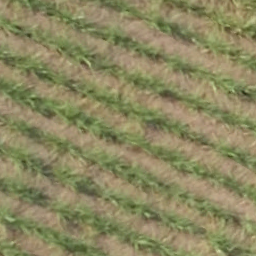
#> input picture outros/testImgEqual_png/A_0001a.png, 256 x 256 px
$ python other_basic_operations.py testImgEqual_png/A_0001a.png
#> lines starting #> are read from the running program, lines starting #| are printed output that depends on the picture
#> in main, imgOriginal is the input picture: shape (256, 256, 3); mean B, G, R 96, 135.4, 139.2
import numpy as np
import cv2
from matplotlib import pyplot as plt

import sys

if len(sys.argv) < 2:
    print("Error: need file name")
    raise Exception("Error: need file name")
else:
    img_name = sys.argv[1]

def showImage(img):
    plt.imshow(cv2.cvtColor(img, cv2.COLOR_BGR2RGB))
    plt.show()

def showMultipleImageGrid(imgsArray, titlesArray, x, y):
    if(x < 1 or y < 1):
        print("ERRO: X e Y não podem ser zero ou abaixo de zero!")
        return
    elif(x == 1 and y == 1):
        showImageGrid(imgsArray, titlesArray)
    elif(x == 1):
        fig, axis = plt.subplots(y)
        fig.suptitle(titlesArray)
        yId = 0
        for img in imgsArray:
            imgMPLIB = cv2.cvtColor(img, cv2.COLOR_BGR2RGB)
            axis[yId].imshow(imgMPLIB)

            yId += 1
    elif(y == 1):
        fig, axis = plt.subplots(1, x)
        fig.suptitle(titlesArray)
        xId = 0
        for img in imgsArray:
            imgMPLIB = cv2.cvtColor(img, cv2.COLOR_BGR2RGB)
            axis[xId].imshow(imgMPLIB)

            xId += 1
    else:
        fig, axis = plt.subplots(y, x)
        xId, yId, titleId = 0, 0, 0
        for img in imgsArray:
            imgMPLIB = cv2.cvtColor(img, cv2.COLOR_BGR2RGB)
            axis[yId, xId].set_title(titlesArray[titleId])
            axis[yId, xId].imshow(imgMPLIB)
            if(len(titlesArray[titleId]) == 0):
                axis[yId, xId].axis('off')

            titleId += 1
            xId += 1
            if xId == x:
                xId = 0
                yId += 1

        fig.tight_layout(pad=0.5)
    plt.show()

def plotSingleImage(imgOriginal):
    # Criando grid com a imagem original apenas
    showImageGrid(imgOriginal, "Img")

def plotTwoImageVertical(imgOriginal):
    imgReplicate = cv2.copyMakeBorder(imgOriginal, 200, 100, 50, 10, cv2.BORDER_REPLICATE)
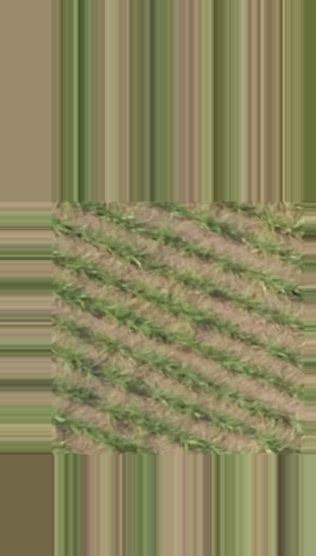
#> imgReplicate: shape (556, 316, 3); mean B, G, R 93.8, 133.2, 137.1

    # Criando grid com 2 imagens, a segunda com borda replicada
    imgsArray = [imgOriginal, imgReplicate]
    title = 'Imagem Original e Imagem com Borda Replicada'
    showMultipleImageGrid(imgsArray, title, 1, 2)
#> the loop in showMultipleImageGrid, `for img in imgsArray:` made 2 passes
#> yId on passes 1 to 2: 1, 2
#> after the loop in showMultipleImageGrid, `for img in imgsArray:`: yId = 2

def plotTwoImageHorizontal(imgOriginal):
    imgReplicate = cv2.copyMakeBorder(imgOriginal, 200, 100, 50, 25, cv2.BORDER_REPLICATE)
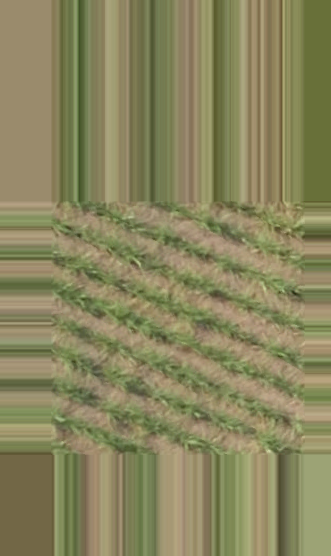
#> imgReplicate: shape (556, 331, 3); mean B, G, R 93.5, 133.2, 136.9

    # Criando grid com 2 imagens, a segunda com borda replicada
    imgsArray = [imgOriginal, imgReplicate]
    title = 'Imagem Original e Imagem com Borda Replicada'
    showMultipleImageGrid(imgsArray, title, 2, 1)
#> the loop in showMultipleImageGrid (call 2), `for img in imgsArray:` made 2 passes

def plotThreeImages(imgOriginal):
    imgReplicate = cv2.copyMakeBorder(imgOriginal, 100, 100, 100, 100, cv2.BORDER_REPLICATE)
#> imgReplicate: shape (456, 456, 3)
    imgReflect = cv2.copyMakeBorder(imgOriginal, 100, 100, 100, 100, cv2.BORDER_REFLECT)
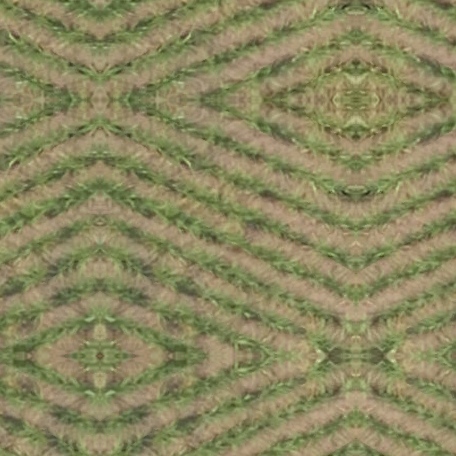
#> imgReflect: shape (456, 456, 3); mean B, G, R 95.9, 135.3, 139.1
    imgTransparent = np.ones((imgOriginal.shape[0], imgOriginal.shape[1], 4), np.uint8) * 255

    # Criando grid com 3 imagens, a segunda com borda replicada e a terceira com borda de espelho
    # a última imagem é transparente
    imgsArray = [imgOriginal, imgReplicate, imgReflect, imgTransparent]
    titlesArray = ['Original', 'Borda Replicada', 'Borda de Espelho', '']
    showMultipleImageGrid(imgsArray, titlesArray, 2, 2)
#> call 3 of showMultipleImageGrid, with x = 2, y = 2
#> the loop in showMultipleImageGrid (call 3), `for img in imgsArray:` made 4 passes
#> yId on passes 2, 4: 1, 2
#> after the loop in showMultipleImageGrid (call 3), `for img in imgsArray:`: titleId = 4; xId = 0; yId = 2
#> in showMultipleImageGrid (call 3), `plt.show()`:
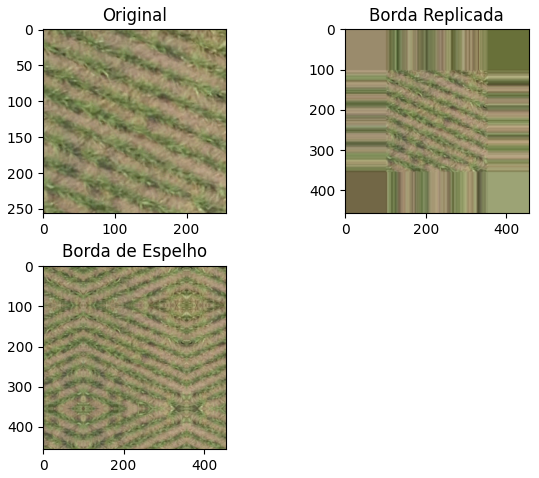
#> figure drawn by matplotlib, 4 panels

def plotFourImages(imgOriginal):
    imgReplicate = cv2.copyMakeBorder(imgOriginal, 100, 100, 100, 100, cv2.BORDER_REPLICATE)
    imgReflect = cv2.copyMakeBorder(imgOriginal, 100, 100, 100, 100, cv2.BORDER_REFLECT)
    imgReflect101 = cv2.copyMakeBorder(imgOriginal, 100, 100, 100, 100, cv2.BORDER_REFLECT_101)

    # Criando grid com 4 imagens, a segunda com borda replicada e a terceira e quarta com borda de espelho
    imgsArray = [imgOriginal, imgReplicate, imgReflect, imgReflect101]
    titlesArray = ['Original', 'Borda Replicada', 'Borda de Espelho', 'Borda de Espelho 2']
    showMultipleImageGrid(imgsArray, titlesArray, 2, 2)

def plotSixImages(imgOriginal):
    imgReplicate = cv2.copyMakeBorder(imgOriginal, 100, 100, 100, 100, cv2.BORDER_REPLICATE)
    imgReflect = cv2.copyMakeBorder(imgOriginal, 100, 100, 100, 100, cv2.BORDER_REFLECT)
    imgReflect101 = cv2.copyMakeBorder(imgOriginal, 100, 100, 100, 100, cv2.BORDER_REFLECT_101)
    imgWrap = cv2.copyMakeBorder(imgOriginal, 100, 100, 100, 100, cv2.BORDER_WRAP)
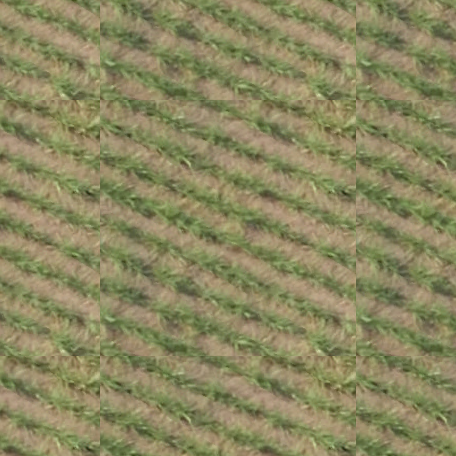
#> imgWrap: shape (456, 456, 3); mean B, G, R 95.9, 135.3, 139.1

    BLUE = [255, 0, 0]
    imgConstant = cv2.copyMakeBorder(imgOriginal, 100, 100, 100, 100, cv2.BORDER_CONSTANT, value = BLUE)
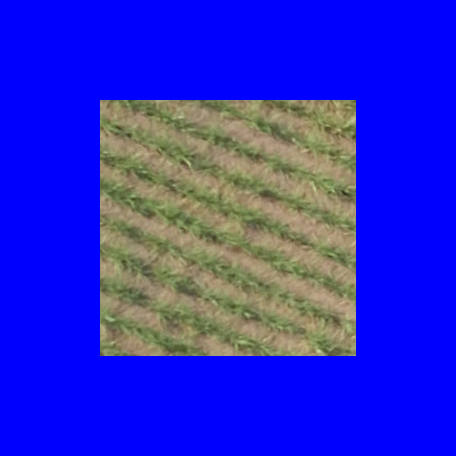
#> imgConstant: shape (456, 456, 3); mean B, G, R 204.9, 42.7, 43.9

    # Criando grid com 6 imagens, a segunda com borda replicada e a terceira e quarta com borda de espelho
    # Constant insere uma moldura e wrap só olhando pra entender =)
    imgsArray = [imgOriginal, imgReplicate, imgReflect, imgReflect101, imgConstant, imgWrap]
    titlesArray = ['Original', 'Borda Replicada', 'Borda de Espelho', 'Borda de Espelho 2', 'Moldura', 'Efeito Wrap']
    showMultipleImageGrid(imgsArray, titlesArray, 3, 2)
#> the loop in showMultipleImageGrid (call 5), `for img in imgsArray:` made 6 passes
#> after the loop in showMultipleImageGrid (call 5), `for img in imgsArray:`: titleId = 6; xId = 0; yId = 2
#> in showMultipleImageGrid (call 5), `plt.show()`:
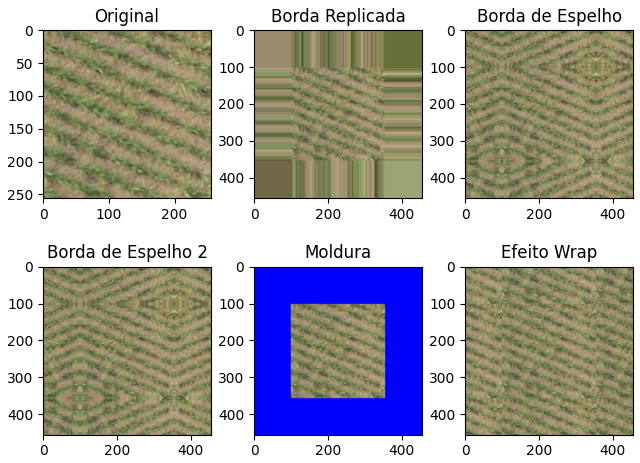
#> figure drawn by matplotlib, 6 panels

def showImageGrid(img, title):
    fig, axis = plt.subplots()
    imgMPLIB = cv2.cvtColor(img, cv2.COLOR_BGR2RGB)
    axis.imshow(imgMPLIB)
    axis.set_title(title)
    plt.show()

def main():
    imgOriginal = cv2.imread(img_name)

    showImage(imgOriginal)

    plotSingleImage(imgOriginal)

    plotTwoImageVertical(imgOriginal)
    plotTwoImageHorizontal(imgOriginal)

    plotThreeImages(imgOriginal)

    plotFourImages(imgOriginal)

    plotSixImages(imgOriginal)

if __name__ == "__main__":
    main()
